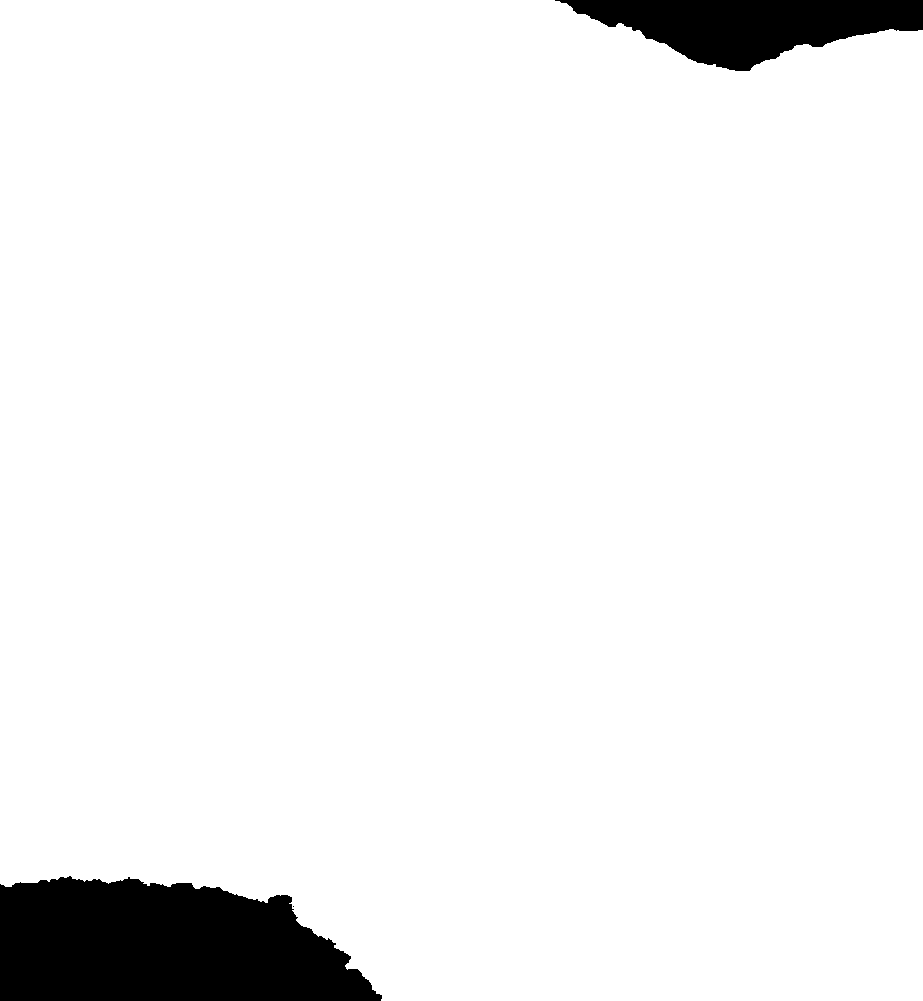
%> input picture HCRS-UAV-PathPlanning-main/ChrismasTerrain2.tif, 923 x 1001 px
$ octave --eval "result = CreateModel3;"   (GNU Octave 9; MATLAB toolbox functions it lacks are replaced by stand-ins)
%> lines starting %> are read from the running program, lines starting %| are printed output that depends on the picture; in (x1, y1, x2, y2) boxes, pixels count from 0 and x2, y2 are one past the last pixel; in counts of white or black regions, pixels touching at a corner belong together; the program's own positions count from 1
### HCRS-UAV-PathPlanning-main/PlotModel.m


function PlotModel(model)

    mesh(model.X, model.Y, model.H);

    colormap summer;

    set(gca, 'Position', [0 0 1 1]);

    axis equal vis3d on;

    shading interp;

    material dull;

    camlight left;

    lighting gouraud;

    xlabel('x [m]');
    ylabel('y [m]');
    zlabel('z [m]');

    hold on
    threats = model.threats;
    threat_num = size(threats,1);

    h=250;


    for i = 1:threat_num

        threat = threats(i,:);
        threat_x = threat(1);
        threat_y = threat(2);
        threat_z = threat(3);
        threat_radius = threat(4);
        [xc,yc,zc] = cylinder(threat_radius);

        xc = xc + threat_x;       % X方向平移
        yc = yc + threat_y;       % Y方向平移
        zc = zc * h + threat_z;   % Z方向缩放和平移

        % 绘制圆柱体表面网格
        c = mesh(xc, yc, zc);
        set(c, 'edgecolor','none', 'facecolor','#FF0000', 'FaceAlpha',.3);
    end

end

### HCRS-UAV-PathPlanning-main/CreateModel3.m
function model = CreateModel3()
    H = imread('ChrismasTerrain2.tif');
%> H is the input picture: size 1001x923 single; min -3.4e+38, max 358.4, mean -Inf
    H(H < 0) = 0;
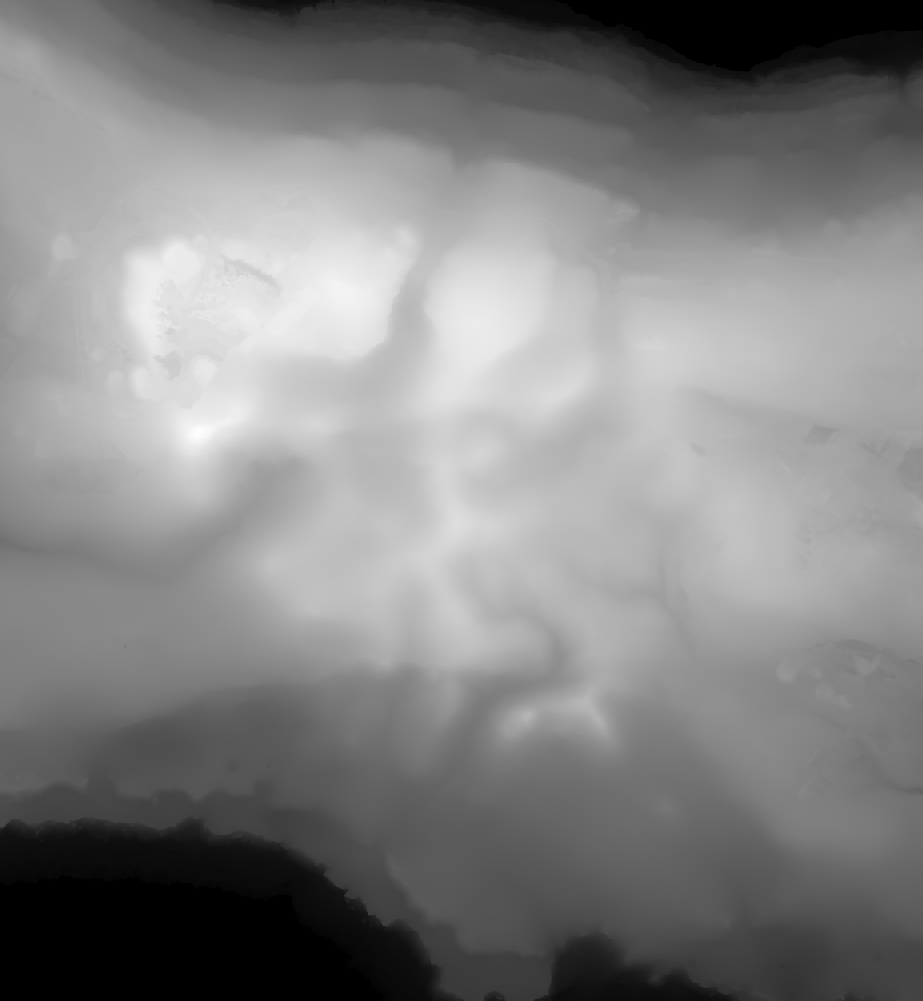
%> H: size 1001x923 single; 5.76% of pixels changed, all inside (x1, y1, x2, y2) = (0, 0, 923, 1001); drawn with min black and max white

    MAPSIZE_X = size(H, 2);
%> MAPSIZE_X = 923
    MAPSIZE_Y = size(H, 1);
%> MAPSIZE_Y = 1001
    [X, Y] = meshgrid(1:MAPSIZE_X, 1:MAPSIZE_Y);

    model.threats = [
        500, 500, 150, 70;
        350, 200, 150, 100;
        700, 450, 150, 80;
        200, 700, 150, 110;
        800, 250, 150, 110;
        500, 750, 150, 80
    ];
    model.num_drones = 5;
    model.n = 10;

    % 定义3架无人机的起点坐标 [X; Y; Z]
    model.starts = [
        50,300,150;
        100,250,150;
        150,200,150;
        200,150,150;
        250,100,250
    ]';

    % 定义3架无人机的终点坐标 [X; Y; Z]
    model.ends = [
        600,950,150;
        400,950,150;
        700,850,150;
        750,800,150;
        800,750,150
    ]';
    % =================================================

    % ================ 地图边界与高度限制 =================
    model.xmin = 1;          % X方向最小坐标
    model.xmax = MAPSIZE_X;  % X方向最大坐标
%> model.xmax = 923
    model.ymin = 1;          % Y方向最小坐标
    model.ymax = MAPSIZE_Y;  % Y方向最大坐标
%> model.ymax = 1001
    model.zmin = 100;        % 最低飞行高度
    model.zmax = 200;        % 最高飞行高度
    model.drone_speed = 5.0; % 无人机飞行速度 (m/s)
    % =================================================

    % ================ 存储地形数据 =================
    model.MAPSIZE_X = MAPSIZE_X;
%> model.MAPSIZE_X = 923
    model.MAPSIZE_Y = MAPSIZE_Y;
%> model.MAPSIZE_Y = 1001
    model.X = X;
    model.Y = Y;
    model.H = H;
    % ==============================================

    % 调用绘图函数（需同步修改PlotModel支持多无人机）
    PlotModel(model);
%> in PlotModel, `threats = model.threats;`: threats = [500 500 150 70; 350 200 150 100; 700 450 150 80; 200 700 150 110; 800 250 150 110; 500 750 150 80]
%> in PlotModel, `threat_num = size(threats,1);`: threat_num = 6
%> the loop in PlotModel, `for i = 1:threat_num` made 6 passes
%> (threat, threat_x, threat_y, threat_radius) on passes 1 to 6: ([500 500 150 70], 500, 500, 70), ([350 200 150 100], 350, 200, 100), ([700 450 150 80], 700, 450, 80), ([200 700 150 110], 200, 700, 110), ([800 250 150 110], 800, 250, 110), ([500 750 150 80], 500, 750, 80)
%> `result = CreateModel3;`:
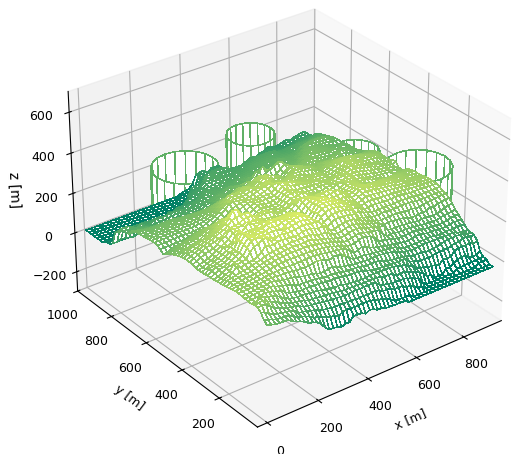
%> figure redrawn from the program's plot data
%> `result = CreateModel3;`: result = {num_drones 5, n 10, xmin 1, xmax 923, ymin 1, ymax 1001}
end
